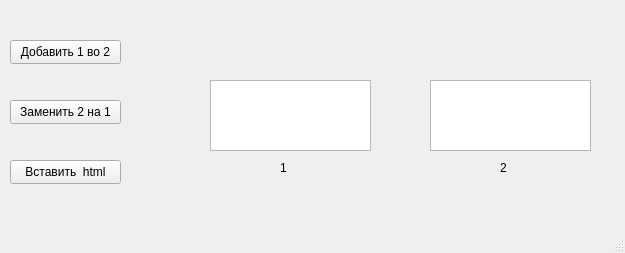
<?xml version="1.0" encoding="UTF-8"?>
<ui version="4.0">
 <class>MainWindow</class>
 <widget class="QMainWindow" name="MainWindow">
  <property name="geometry">
   <rect>
    <x>0</x>
    <y>0</y>
    <width>625</width>
    <height>253</height>
   </rect>
  </property>
  <property name="windowTitle">
   <string>MainWindow</string>
  </property>
  <widget class="QWidget" name="centralwidget">
   <widget class="QPlainTextEdit" name="plainText1">
    <property name="geometry">
     <rect>
      <x>210</x>
      <y>80</y>
      <width>161</width>
      <height>71</height>
     </rect>
    </property>
    <property name="plainText">
     <string/>
    </property>
   </widget>
   <widget class="QPlainTextEdit" name="plainText2">
    <property name="geometry">
     <rect>
      <x>430</x>
      <y>80</y>
      <width>161</width>
      <height>71</height>
     </rect>
    </property>
   </widget>
   <widget class="QPushButton" name="pushButAdd">
    <property name="geometry">
     <rect>
      <x>10</x>
      <y>40</y>
      <width>111</width>
      <height>24</height>
     </rect>
    </property>
    <property name="text">
     <string>Добавить 1 во 2</string>
    </property>
   </widget>
   <widget class="QPushButton" name="pushButReplacement">
    <property name="geometry">
     <rect>
      <x>10</x>
      <y>100</y>
      <width>111</width>
      <height>24</height>
     </rect>
    </property>
    <property name="text">
     <string>Заменить 2 на 1</string>
    </property>
   </widget>
   <widget class="QPushButton" name="pushButAddHTML">
    <property name="geometry">
     <rect>
      <x>10</x>
      <y>160</y>
      <width>111</width>
      <height>24</height>
     </rect>
    </property>
    <property name="text">
     <string>Вставить  html</string>
    </property>
   </widget>
   <widget class="QLabel" name="label">
    <property name="geometry">
     <rect>
      <x>280</x>
      <y>160</y>
      <width>49</width>
      <height>16</height>
     </rect>
    </property>
    <property name="text">
     <string>1</string>
    </property>
   </widget>
   <widget class="QLabel" name="label_2">
    <property name="geometry">
     <rect>
      <x>500</x>
      <y>160</y>
      <width>49</width>
      <height>16</height>
     </rect>
    </property>
    <property name="text">
     <string>2</string>
    </property>
   </widget>
  </widget>
  <widget class="QMenuBar" name="menubar">
   <property name="geometry">
    <rect>
     <x>0</x>
     <y>0</y>
     <width>625</width>
     <height>22</height>
    </rect>
   </property>
  </widget>
  <widget class="QStatusBar" name="statusbar"/>
 </widget>
 <resources/>
 <connections/>
</ui>
